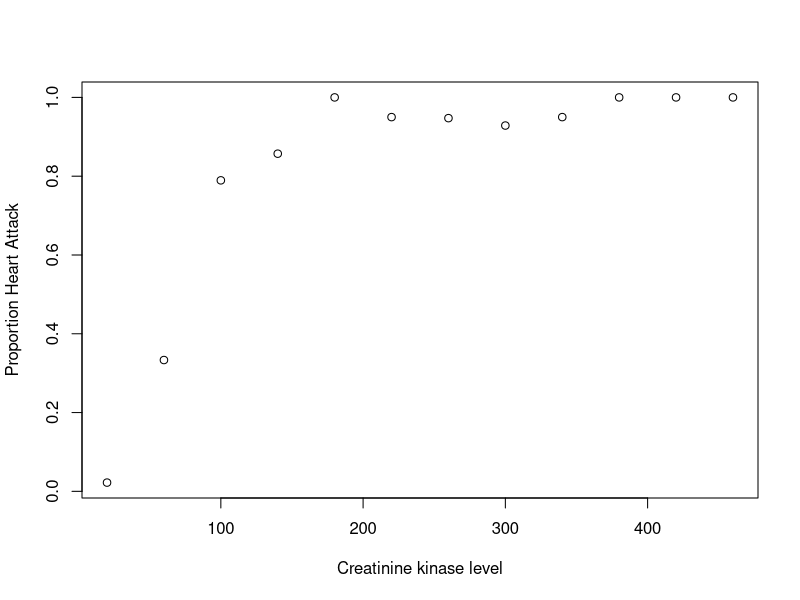
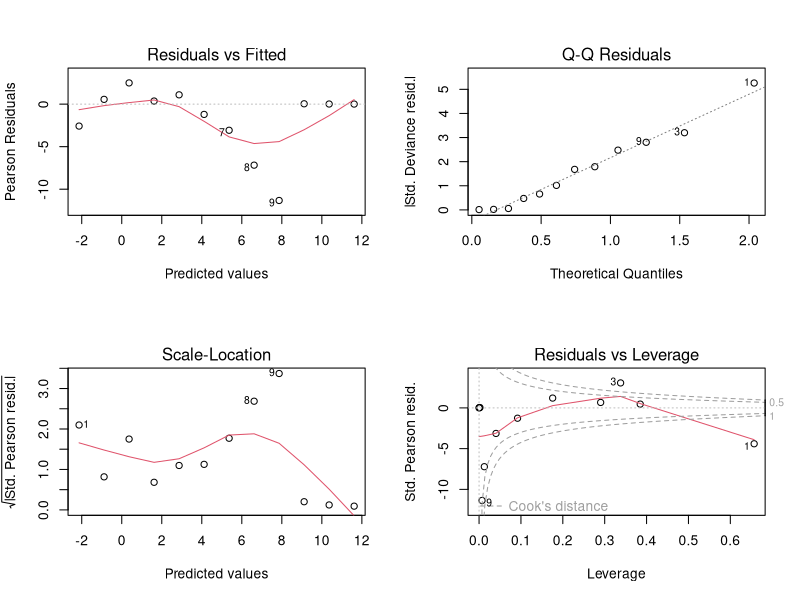
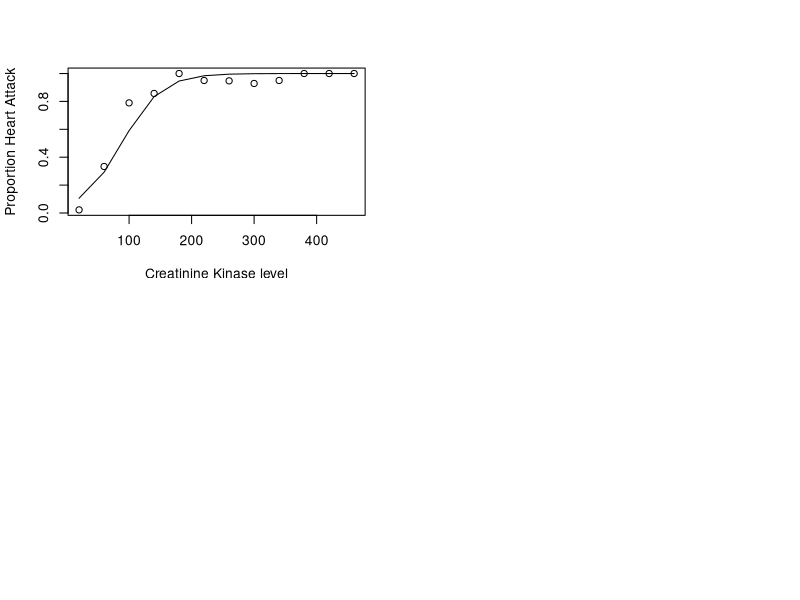
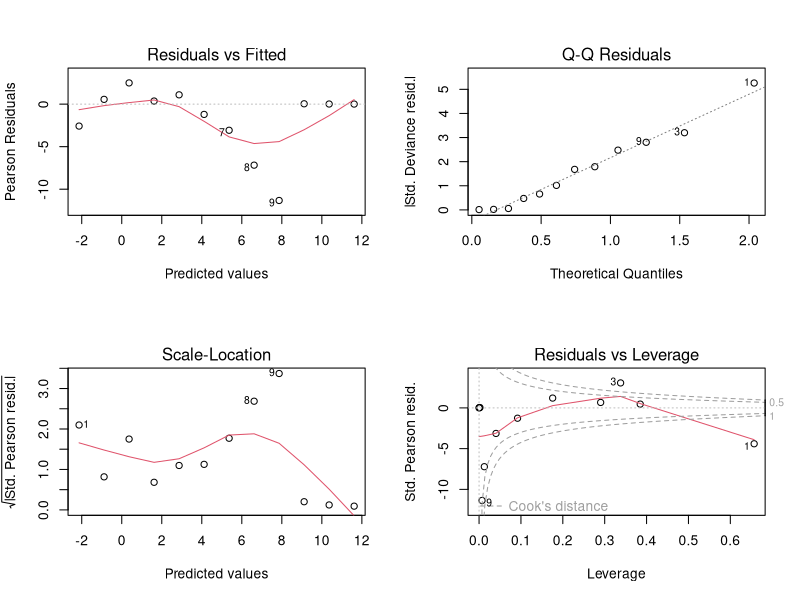
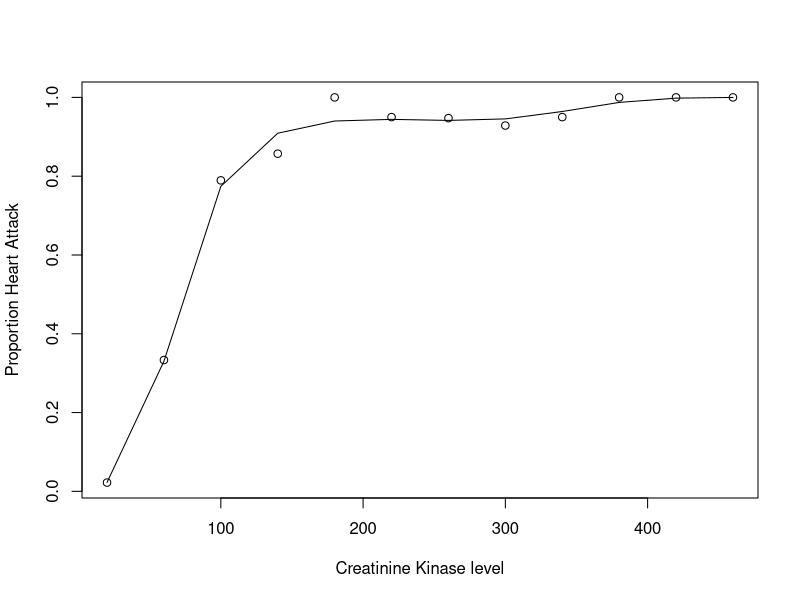
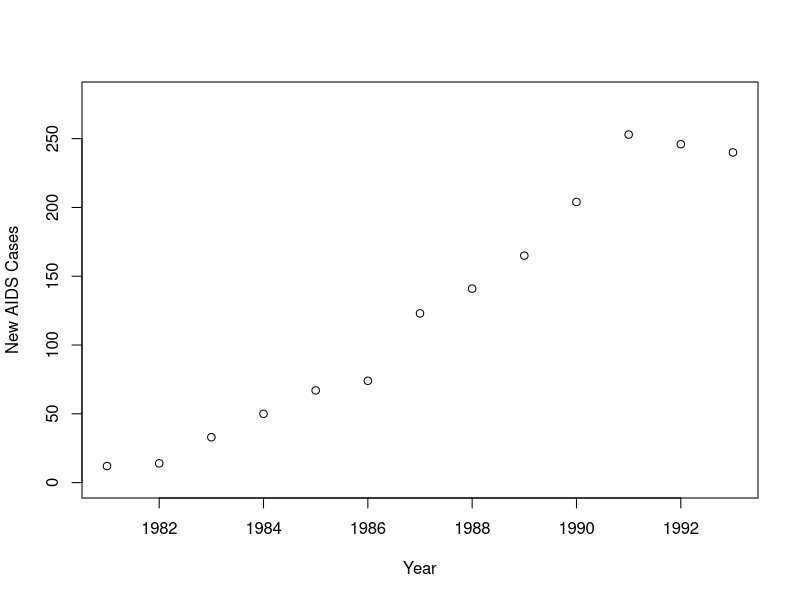
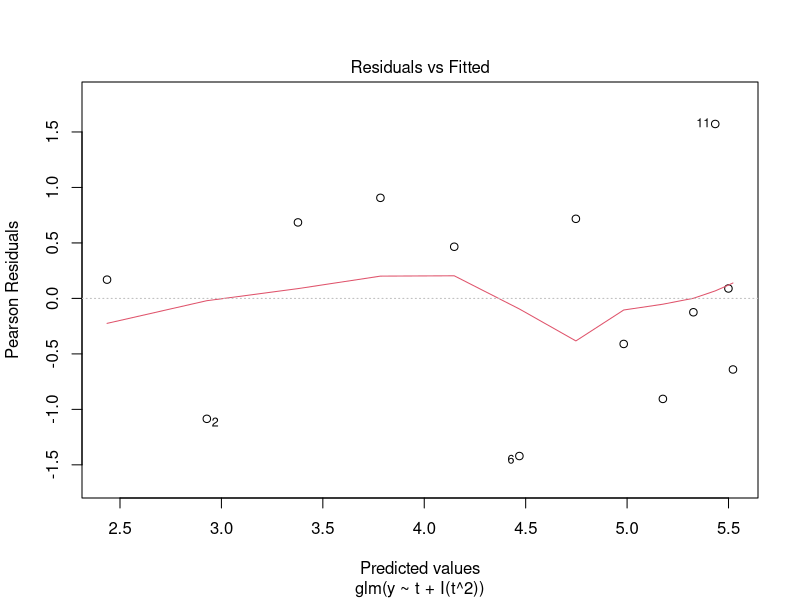
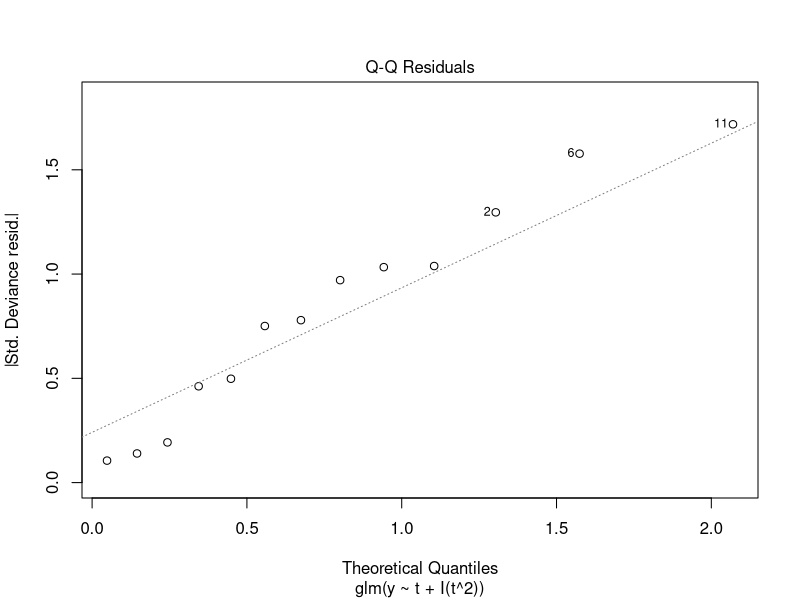

Generate these figures, in order, with R: (Note: this script raises an error after producing the figures.)



setwd("D:/Udemy/Linear Regression GLMs and GAMs with R")
getwd()
head(mtcars)
mtcars <- mtcars
library(readr)
heart <- read_csv("data/heart.csv")
View(heart)
heart <- as.data.frame(heart)
heart
p <- heart$ha /(heart$ha+heart$ok)
p
plot(heart$ck,p,xlab="Creatinine kinase level",
     ylab="Proportion Heart Attack")
mod.0 <- glm(cbind(ha,ok)~ck, family=binomial
             (link=logit),data=heart)
mod.0
par(mfrow=c(2,2))
plot(mod.0)
plot(heart$ck,p,xlab="Creatinine Kinase level",
     ylab="Proportion Heart Attack")
lines(heart$ck,fitted(mod.0))
mod.2 <- glm(cbind(ha,ok)~ck+I(ck^2)+I(ck^3),
             family=binomial, data=heart)
mod.2
par(mfrow=c(2,2))
plot(mod.0)

par(mfrow=c(1,1))
plot(heart$ck,p,xlab="Creatinine Kinase level",
       ylab="Proportion Heart Attack")
lines(heart$ck,fitted(mod.2))

anova(mod.0,mod.2,test="Chisq")


y <- c(12,14,33,50,67,74,123,141,165,204,253,246,240)
t <- 1:13
plot(t+1980,y,xlab="Year",ylab="New AIDS Cases",ylim=c(0,280))


m0 <- glm(y~t,poisson)
m0

m1 <- glm(y~t+I(t^2),poisson)
plot(m1)
summary(m1)
plot(m2)
summary(m2)
plot(m3)

beta.1 <- summary(m1)$coefficients[2,]
ci <- c(beta.1[1]-
            1.96*beta.1[2],beta.1[1]+1.96*beta.1[2])
ci # print 95% CI for beta_1

new.t <- seq(1,13,length=100)
fv <- predict(m1,data.frame(t=new.t),se=TRUE)
plot(t+1980,y,xlab="Year",ylab="New AIDS Cases",ylim=c(0,280))
lines(new.t+1980,exp(fv$fit))
lines(new.t+1980,exp(fv$fit+2*fv$se.fit),lty=2)
lines(new.t+1980,exp(fv$fit-2*fv$se.fit),lty=2)

head(warpbreaks)
wm <- lm(breaks~wool*tension,data=warpbreaks)
par(mfrow=c(2,2))
plot(wm)
anova(wm)
with(warpbreaks, interaction.plot(tension, wool, breaks))






